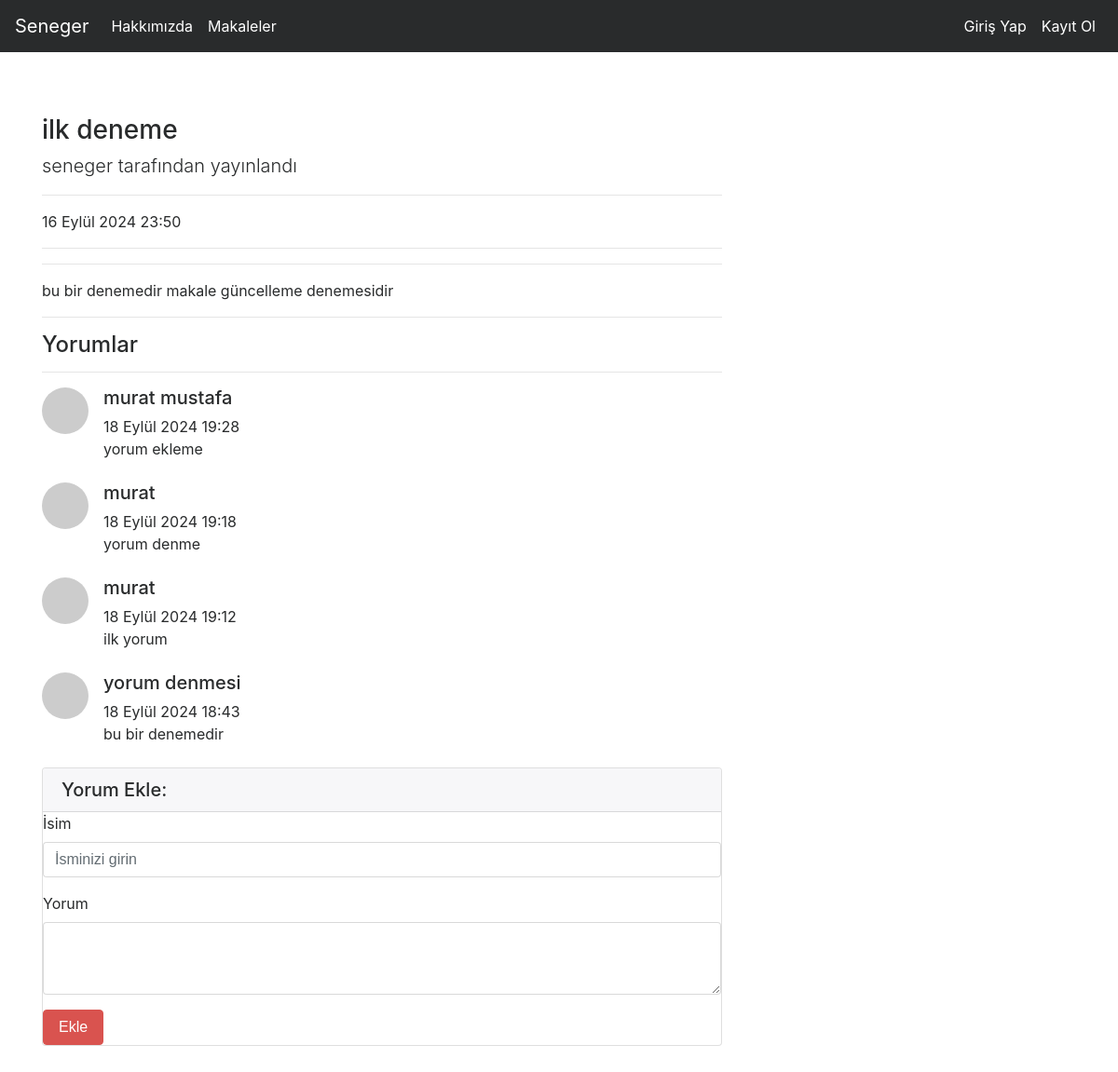
The app's page /articles/article/1 with its own data.
### article/models.py (models this page shows, shortened)
class Article(models.Model):
    author = models.ForeignKey("auth.User",on_delete = models.CASCADE,verbose_name = "Yazar ")
    title = models.CharField(max_length = 50,verbose_name = "Başlık")
    content =RichTextField()
    created_date = models.DateTimeField(auto_now_add=True,verbose_name="Oluşturulma Tarihi")
    article_image=models.FileField(blank=True,null=True,verbose_name="Makaleye fotoğraf ekleyin")
    class Meta():
        ordering = ["-created_date"]

class Comment(models.Model):
    article=models.ForeignKey(Article,on_delete=models.CASCADE,verbose_name="Makale",related_name="comments")
    comment_author=models.CharField( max_length=50,verbose_name="İsim")
    comment_content=models.CharField(max_length=50,verbose_name="Yorum")
    comment_date=models.DateTimeField(auto_now_add=True)
    class Meta():
        ordering = ["-comment_date"]

### article/views.py (the view)
# urls.py: path('article/<int:id>',views.detail,name = "detail"),
def detail(request,id):
    article=get_object_or_404(Article,id=id)
    comments=article.comments.all()
    return render(request,"detail.html",{"article":article,"comments":comments})

### templates/detail.html (shortened to what this page needs)
{% extends "layout.html" %}
{% block body %}
<div class="row">
    <div class="col-lg-8">
      <h3 class="mt-4">{{article.title}}</h3>
      <p class="lead">
        {{article.author.username}} tarafından yayınlandı
      </p>
      <hr>
      <p>{{article.created_date}}</p>
      <hr>
      <hr>
      <p class="lead">
          {{article.content|safe}}
      </p>
      <hr>
      <h4>Yorumlar</h4>
      <hr>
      {% if comments %}
      {% for comment in comments  %}
        <div class="media mb-4">
          <img class="d-flex mr-3 rounded-circle" src="http://placehold.it/50x50" alt="">
          <div class="media-body">
            <h5 class="mt-0">{{comment.comment_author}}</h5>
            {{comment.comment_date}} <br>
            {{comment.comment_content}}
          </div>
        </div>
      {% endfor %}
      {% else %}
      <div class ="alert alert-danger">
        Bu makaleye herhangi bir yorum yazılmamış,ilk yorum yapan siz olun!
      </div>
      {% endif %}
      <div class="card my-4">
          <h5 class="card-header">Yorum Ekle:</h5>
          <div class="card-body">
            <form method = "post" action = "{% url 'article:comment' article.id %}">
              <div class="form-group">
                  <label for="formGroupExampleInput">İsim</label>
                  <input name = "comment_author" type="text" class="form-control" id="formGroupExampleInput" placeholder="İsminizi girin">
                </div>
              <div class="form-group">
                  <label for="formGroupExampleInput">Yorum</label>
                <textarea name = "comment_content" class="form-control" rows="3"></textarea>
              </div>
              <button type="submit" class="btn btn-danger">Ekle</button>
            </form>
          </div>
        </div>
        </div>
      </div>
{% endblock body %}

### records on screen
Article: title "ilk deneme", author.username "seneger", created_date "16 Eylül 2024 23:50", content "bu bir denemedir makale güncelleme denemesidir"
Comment: comment_author "murat mustafa", comment_date "18 Eylül 2024 19:28", comment_content "yorum ekleme"
Comment: comment_author "murat", comment_date "18 Eylül 2024 19:18", comment_content "yorum denme"
Comment: comment_author "murat", comment_date "18 Eylül 2024 19:12", comment_content "ilk yorum"
Comment: comment_author "yorum denmesi", comment_date "18 Eylül 2024 18:43", comment_content "bu bir denemedir"
